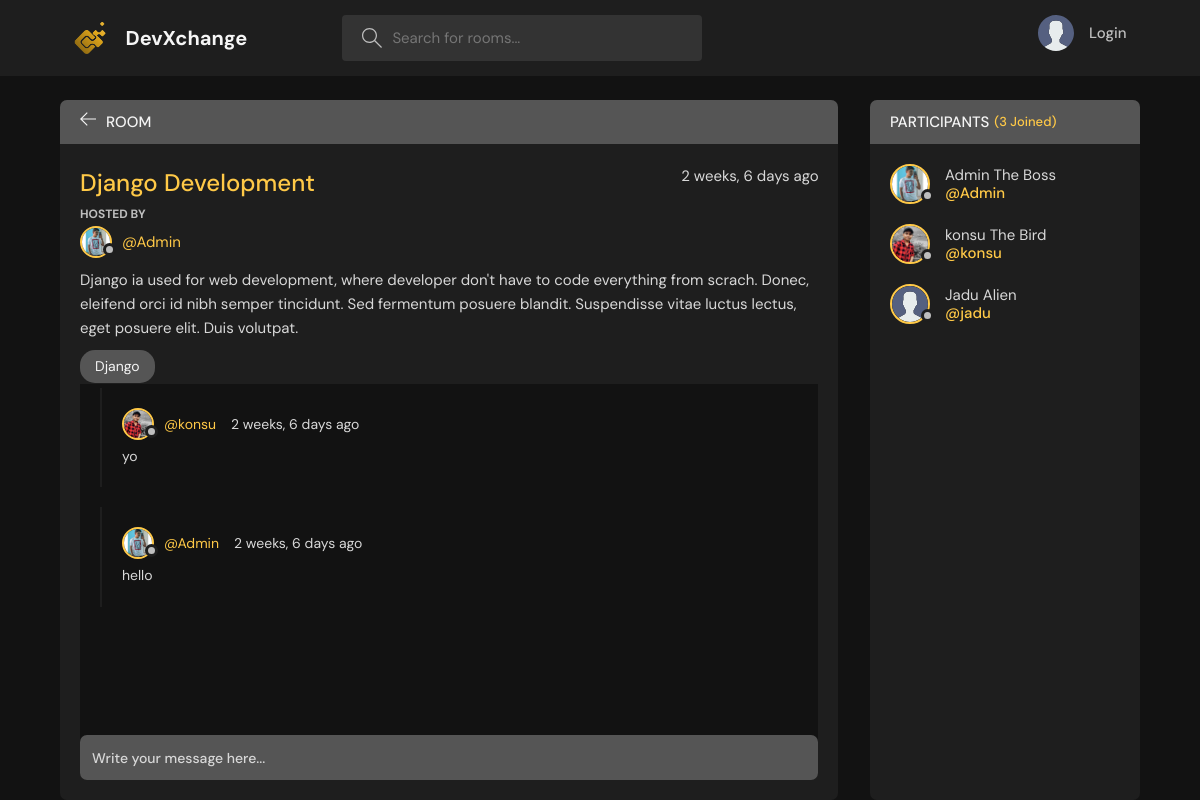
The page /room/1/ on the database its author committed.
### base/models.py (models this page shows, shortened)
class Room(models.Model):
    host = models.ForeignKey(User,on_delete=models.CASCADE,null=True)
    topic = models.ForeignKey(Topic,on_delete=models.SET_NULL,null=True)
    name = models.CharField(max_length=256)
    description = models.TextField(null=True , blank= True)
    participants = models.ManyToManyField(User,related_name='participants',blank=True)
    updated = models.DateTimeField(auto_now=True)
    created = models.DateTimeField(auto_now_add=True)
    class Meta:
        ordering = ['-updated','-created']

class User(AbstractUser):
    name = models.CharField(max_length=264,null=True)
    email = models.EmailField(unique=True)
    bio = models.TextField(null=True)
    avatar = models.ImageField(null=True,default="avatar.svg")
    USERNAME_FIELD = 'email'
    REQUIRED_FIELDS = []

class Topic(models.Model):
    name = models.CharField(max_length=128)

class Message(models.Model):
    user = models.ForeignKey(User,on_delete=models.CASCADE)
    room = models.ForeignKey(Room,on_delete=models.CASCADE)
    body = models.TextField()
    updated = models.DateTimeField(auto_now=True)
    created = models.DateTimeField(auto_now_add=True)
    class Meta:
        ordering = ['-updated','-created']

### base/views.py (the view, shortened to what this page needs)
# urls.py: path('room/<str:id>/',views.room,name="room"),
def room(request,id):
    room = Room.objects.get(id=id)
    room_messages = room.message_set.all()
    participants = room.participants.all()
    context = {'room':room,'room_messages':room_messages,'participants':participants}
    return render (request, 'base/room.html',context)

### templates/base/room.html (shortened to what this page needs)
{% extends 'main.html' %}
{% block content %}
    <main class="profile-page layout layout--2">
      <div class="container">
        <div class="room">
          <div class="room__top">
            <div class="room__topLeft">
              <a href="{% url 'home' %}">
                <svg version="1.1" xmlns="http://www.w3.org/2000/svg" width="32" height="32" viewBox="0 0 32 32">
                  <title>arrow-left</title>
                  <path
                    d="M13.723 2.286l-13.723 13.714 13.719 13.714 1.616-1.611-10.96-10.96h27.625v-2.286h-27.625l10.965-10.965-1.616-1.607z"
                  ></path>
                </svg>
              </a>
              <h3>Room</h3>
            </div>
          </div>
          <div class="room__box scroll">
            <div class="room__header scroll">
              <div class="room__info">
                <h3>{{room.name}}</h3>
                <span>{{room.created|timesince}} ago</span>
              </div>
              <div class="room__hosted">
                <p>Hosted By</p>
                <a href="{% url 'user-profile' room.host.id %}" class="room__author">
                  <div class="avatar avatar--small">
                    <img src="{{room.host.avatar.url}}" />
                  </div>
                  <span>@{{room.host.username}}</span>
                </a>
              </div>
              <div class="room__details">
                {{room.description|truncatewords:50}}
              </div>
              <span class="room__topics">{{room.topic.name}}</span>
            </div>
            <div class="room__conversation">
              <div class="threads scroll">
                {% for message in room_messages %}
                <div class="thread">
                  <div class="thread__top">
                    <div class="thread__author">
                      <a href="{% url 'user-profile' message.user.id %}" class="thread__authorInfo">
                        <div class="avatar avatar--small">
                          <img src="{{message.user.avatar.url}}" />
                        </div>
                        <span>@{{message.user.username}}</span>
                      </a>
                      <span class="thread__date">{{message.created|timesince}} ago</span>
                    </div>
                  </div>
                  <div class="thread__details">
                    {{message.body}}
                  </div>
                </div>
                {% endfor %}
              </div>
            </div>
          </div>
          <div class="room__message">
            <form method="POST" action="">
              <input type="text" name="body" placeholder="Write your message here..." /></form>
          </div>
        </div>
        <div class="participants">
          <h3 class="participants__top">Participants <span>({{participants.count}} Joined)</span></h3>
          <div class="participants__list scroll">
            {% for user in participants %}
            <a href="{% url 'user-profile' user.id %}" class="participant">
              <div class="avatar avatar--medium">
                <img src="{{user.avatar.url}}" />
              </div>
              <p>
                {{user.name}}
                <span>@{{user.username}}</span>
              </p>
            </a>
            {% endfor %}
          </div>
        </div>
      </div>
    </main>
{% endblock content %}

### rows shown on the page
Room: name "Django Development", created "2 weeks, 6 days", host.avatar (picture), host.username "Admin", description "Django ia used for web development, where developer don't have to code everything from scrach. Donec, eleifend orci id nibh semper tincidunt. Sed fermentum posuere blandit. Suspendisse vitae luctus lectus, eget posuere elit. Duis volutpat.", topic.name "Django"
Message: user.avatar (picture), user.username "konsu", created "2 weeks, 6 days", body "yo"
Message: user.avatar (picture), user.username "Admin", created "2 weeks, 6 days", body "hello"
User: avatar (picture), name "Admin The Boss", username "Admin"
User: avatar (picture), name "konsu The Bird", username "konsu"
User: avatar (placeholder picture), name "Jadu Alien", username "jadu"

### other values the page prints
{{ participants.count }} "3"
